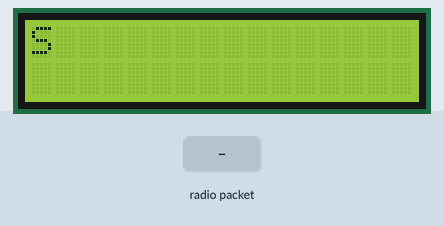
This sketch was run on a simulated ATtiny85, built with avr-gcc and run on an emulated ATtiny85. Shown: 16×2 character LCD. The test bench sets the inputs (shaded band). No radio packets arrive unless stated; what the sketch prints to the serial monitor is not drawn.

Above: at 1.2 s.
1.3 s: radio packet "5" arrives
At 2.5 s:
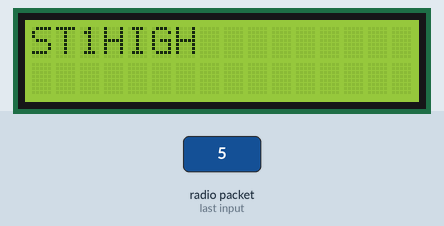
2.8 s: radio packet "90" arrives
At 3.7 s:
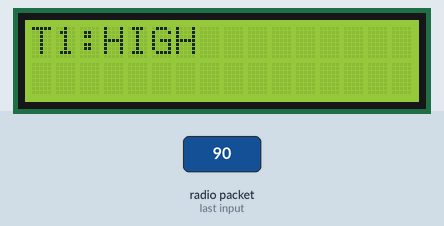
Timing chart, 0 to 5.8 s (numbered marks = the images above; inputs shaded):
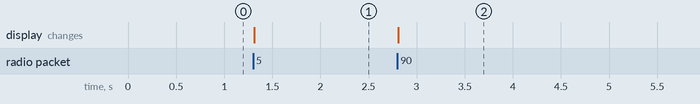

Measured:
- after the input at 1.3 s, the display: changes at once (image 1)
- after the input at 2.8 s, the display: changes at once (image 2)

The sketch:

base_station.ino
```cpp
#include <RH_ASK.h>
#ifdef RH_HAVE_HARDWARE_SPI
#include <SPI.h> // Not actually used but needed to compile
#endif

#include <LiquidCrystal_I2C.h>

LiquidCrystal_I2C lcd(0x24, 16, 2);
RH_ASK driver;
// RH_ASK driver(2000,PIN_PB0, 0, 0);
// RH_ASK driver(2000, 4, 5, 0); // ESP8266 or ESP32: do not use pin 11 or 2
// RH_ASK driver(2000, 3, 4, 0); // ATTiny, RX on D3 (pin 2 on attiny85) TX on D4 (pin 3 on attiny85),
// RH_ASK driver(2000, PD14, PD13, 0); STM32F4 Discovery: see tx and rx on Orange and Red LEDS

void setup()
{
#ifdef RH_HAVE_SERIAL
    Serial.begin(9600);	  // Debugging only
#endif
    if (!driver.init())
#ifdef RH_HAVE_SERIAL
         Serial.println("init failed");
#else
	;
#endif
  lcd.init();
  lcd.clear();
  lcd.backlight();      // Make sure backlight is on
  lcd.home();
  lcd.print("S");
}

void loop()
{
    uint8_t buf[RH_ASK_MAX_MESSAGE_LEN];
    uint8_t buflen = sizeof(buf);

  if (driver.recv(buf, &buflen)) // Non-blocking
  {
	  // int i;
    uint16_t du = atoi(buf);
    Serial.print(du);
    Serial.println();
	  // Message with a good checksum received, dump it.
	  // driver.printBuffer("Got:", buf, buflen);
    if (du > 20000){
      du -= 20000;
      lcd.setCursor(0,1);
      lcd.print("T3:");
      lcd.setCursor(3,1);
    }
    else if (du > 10000)
    {
      du -= 10000;
      lcd.setCursor(8,0);
      lcd.print("T2:");
      lcd.setCursor(11,0);
    }
    else
    {
      lcd.print("T1:");
      lcd.setCursor(3,0);
    }
    // lcd.setCursor(3, 0);
    float di = (du*.0332)/2;
    if (di < 30.5){
      lcd.print("HIGH");
    }
    else if( di < 61.0)
    {
      lcd.print("MED ");
    }
    else
    {
      lcd.print("LOW ");
    }
    lcd.home();
  }
}
```
